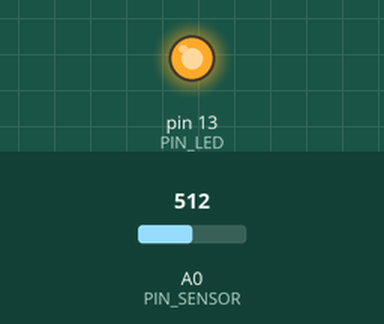
This sketch was run on a simulated Arduino Uno, built with avr-gcc and run on an emulated ATmega328P. Shown: output pins drawn as LEDs (lit = HIGH). Inputs (shaded band) come from the test bench; at power-on: A0 (PIN_SENSOR) = 512. What the sketch prints to the serial monitor is not drawn.

Above: at 1.2 s.
1.3 s: A0 (PIN_SENSOR) set to 485
At 2.5 s:
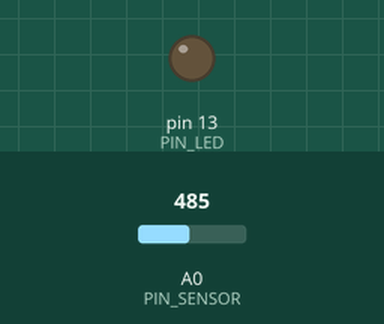
2.8 s: A0 (PIN_SENSOR) set to 510
At 3.8 s:
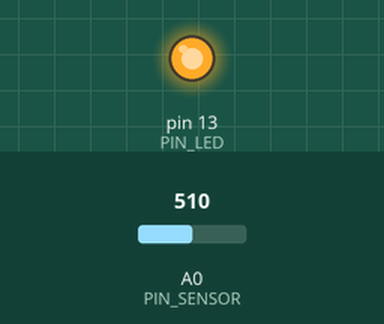
4.3 s: A0 (PIN_SENSOR) set to 490
At 5.0 s:
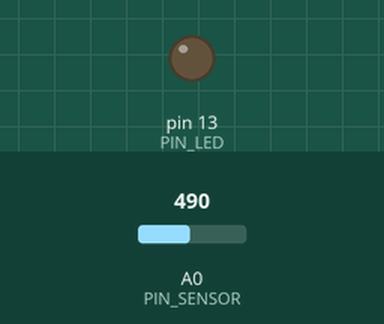
Timing chart, 0 to 7.3 s (numbered marks = the images above; inputs shaded):
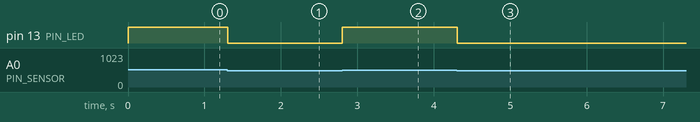

The sketch:

LightThresholdDetector.ino
```cpp
#include <Servo.h>
#define PIN_LED 13
#define PIN_SENSOR A0

void setup() {
  pinMode(PIN_LED, OUTPUT);
  pinMode(PIN_SENSOR, INPUT);
  Serial.begin(9600);
  Serial.println("Sistema Iniciado...");
}

void loop() {
  int lectura = analogRead(PIN_SENSOR);
  if (lectura > 500) {
    digitalWrite(PIN_LED, HIGH);
    Serial.println("Activado");
  } else {
    digitalWrite(PIN_LED, LOW);
  }
  delay(100);
}
// Simple threshold monitoring system for Arduino.
//Reads an analog sensor (A0) and activates an LED (PIN 13) if the reading
//exceeds the value of 500. It reports the activation status via the Serial
//port. Ideal for basic light, movement, or proximity detection.
```

Measured:
- the behaviour switches between 501 and 500 on A0 (PIN_SENSOR) (found by bisection; images 0 and 1)
- after the input at 1.3 s, pin 13 (PIN_LED): HIGH → LOW at once
- after the input at 2.8 s, pin 13 (PIN_LED): LOW → HIGH at once
- after the input at 4.3 s, pin 13 (PIN_LED): HIGH → LOW at once
